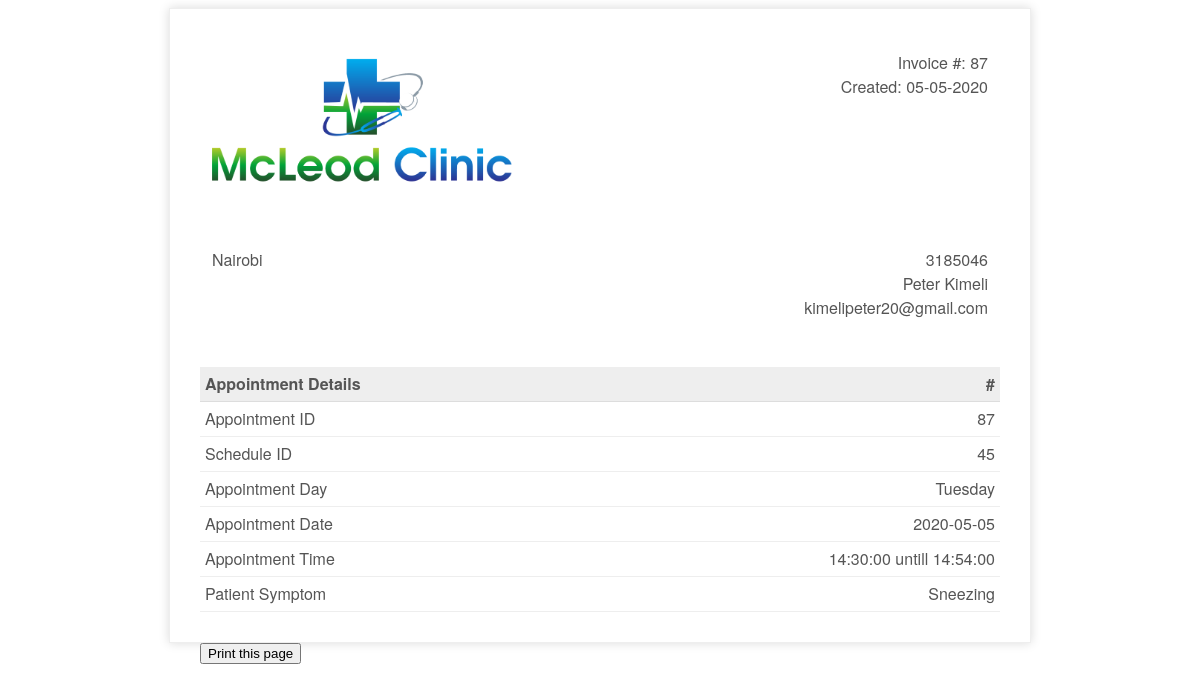
Screenshot of /patient/invoice.php?appid=87 with the database file from the repository.
### tables this page shows
CREATE TABLE `appointment` (
  `appId` int(3) NOT NULL,
  `patientIc` bigint(12) NOT NULL,
  `scheduleId` int(10) NOT NULL,
  `appSymptom` varchar(100) NOT NULL,
  `appComment` varchar(100) NOT NULL,
  `status` varchar(10) NOT NULL DEFAULT 'process'
);

CREATE TABLE `patient` (
  `icPatient` bigint(12) NOT NULL,
  `password` varchar(20) NOT NULL,
  `patientFirstName` varchar(20) NOT NULL,
  `patientLastName` varchar(20) NOT NULL,
  `patientMaritialStatus` varchar(10) NOT NULL,
  `patientDOB` date NOT NULL,
  `patientGender` varchar(10) NOT NULL,
  `patientAddress` varchar(100) NOT NULL,
  `patientPhone` varchar(15) NOT NULL,
  `patientEmail` varchar(100) NOT NULL
);

CREATE TABLE `doctorschedule` (
  `scheduleId` int(11) NOT NULL,
  `scheduleDate` date NOT NULL,
  `scheduleDay` varchar(15) NOT NULL,
  `startTime` time NOT NULL,
  `endTime` time NOT NULL,
  `bookAvail` varchar(10) NOT NULL
);

### patient/invoice.php (the view, shortened to what this page needs)
<?php
include_once '../assets/conn/dbconnect.php';
if (isset($_GET['appid'])) {
$appid=$_GET['appid'];
}
$res=mysqli_query($con, "SELECT a.*, b.*,c.* FROM patient a
JOIN appointment b
On a.icPatient = b.patientIc
JOIN doctorschedule c
On b.scheduleId=c.scheduleId
WHERE b.appId  =".$appid);
$userRow=mysqli_fetch_array($res,MYSQLI_ASSOC);
?>
<!doctype html>
<html>
    <head>
        <link rel="stylesheet" type="text/css" href="assets/css/invoice.css">
    </head>
    <body>
        <div class="invoice-box">
            <table cellpadding="0" cellspacing="0">
                <tr class="top">
                    <td colspan="2">
                        <table>
                            <tr>
                                <td class="title">
                                    <img src="assets/img/logo.png" style="width:100%; max-width:300px;">
                                </td>
                                <td>
                                    Invoice #: <?php echo $userRow['appId'];?><br>
                                    Created: <?php echo date("d-m-Y");?><br>
                                </td>
                            </tr>
                        </table>
                    </td>
                </tr>
                <tr class="information">
                    <td colspan="2">
                        <table>
                            <tr>
                                <td>
                                    <?php echo $userRow['patientAddress'];?>
                                </td>
                                <td><?php echo $userRow['patientIc'];?><br>
                                    <?php echo $userRow['patientFirstName'];?> <?php echo $userRow['patientLastName'];?><br>
                                    <?php echo $userRow['patientEmail'];?>
                                </td>
                            </tr>
                        </table>
                    </td>
                </tr>
                <tr class="heading">
                    <td>
                        Appointment Details
                    </td>
                    <td>
                        #
                    </td>
                </tr>
                <tr class="item">
                    <td>
                        Appointment ID
                    </td>
                    <td>
                       <?php echo $userRow['appId'];?>
                    </td>
                </tr>
                <tr class="item">
                    <td>
                        Schedule ID
                    </td>
                    <td>
                        <?php echo $userRow['scheduleId'];?>
                    </td>
                </tr>
                <tr class="item">
                    <td>
                        Appointment Day
                    </td>
                    <td>
                        <?php echo $userRow['scheduleDay'];?>
                    </td>
                </tr>
                 <tr class="item">
                    <td>
                        Appointment Date
                    </td>
                    <td>
                        <?php echo $userRow['scheduleDate'];?>
                    </td>
                </tr>
                 <tr class="item">
                    <td>
                        Appointment Time
                    </td>
                    <td>
                        <?php echo $userRow['startTime'];?> untill <?php echo $userRow['endTime'];?>
                    </td>
                </tr>
                 <tr class="item">
                    <td>
                        Patient Symptom
                    </td>
                    <td>
                        <?php echo $userRow['appSymptom'];?>
                    </td>
                </tr>
            </table>
        </div>
        <div class="print">
        <button onclick="myFunction()">Print this page</button>
</div>
    </body>
</html>

### patient/assets/css/invoice.css (style rules this page uses)
.print { margin:auto; max-width:800px; }
.invoice-box { max-width:800px; margin:auto; padding:30px; border:1px solid #eee; box-shadow:0 0 10px rgba(0, 0, 0, .15); font-size:16px; line-height:24px; font-family:'Helvetica Neue', 'Helvetica', Helvetica, Arial, sans-serif; color:#555; }
.invoice-box table { width:100%; line-height:inherit; text-align:left; }
.invoice-box table td { padding:5px; vertical-align:top; }
.invoice-box table tr td:nth-child(2) { text-align:right; }
.invoice-box table tr.top table td { padding-bottom:20px; }
.invoice-box table tr.top table td.title { font-size:45px; line-height:45px; color:#333; }
.invoice-box table tr.information table td { padding-bottom:40px; }
.invoice-box table tr.heading td { background:#eee; border-bottom:1px solid #ddd; font-weight:bold; }
.invoice-box table tr.item td { border-bottom:1px solid #eee; }

### rows the page displays
appointment: appId "87", patientIc.patientAddress "Nairobi", patientIc "3185046", patientIc.patientFirstName "Peter", patientIc.patientLastName "Kimeli", patientIc.patientEmail "kimelipeter20@gmail.com", scheduleId.scheduleId "45", scheduleId.scheduleDay "Tuesday", scheduleId.scheduleDate "2020-05-05", scheduleId.startTime "14:30:00", scheduleId.endTime "14:54:00", appSymptom "Sneezing"
